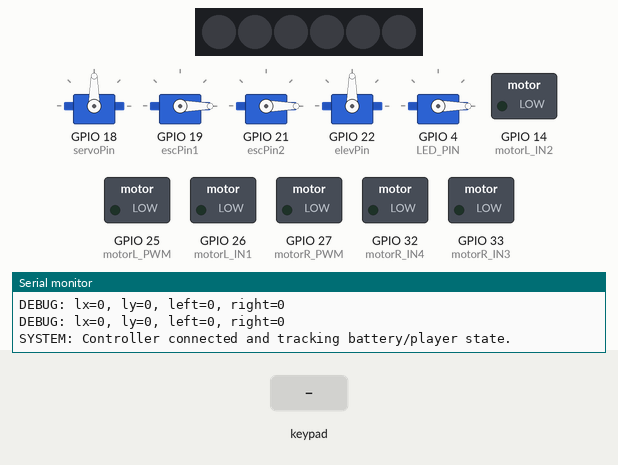
Bench run of a program on a simulated ESP32. Parts: 6 RGB LEDs in strip order, left to right, 5 × servo, switched loads named in the program (green lamp = pin HIGH), the last lines printed to the serial monitor. The test bench sets the inputs (shaded band). Nothing arrives over Bluetooth unless stated.

Above: at 4.3 s.
4.4 s: key 'O' pressed
At 6.11 s:
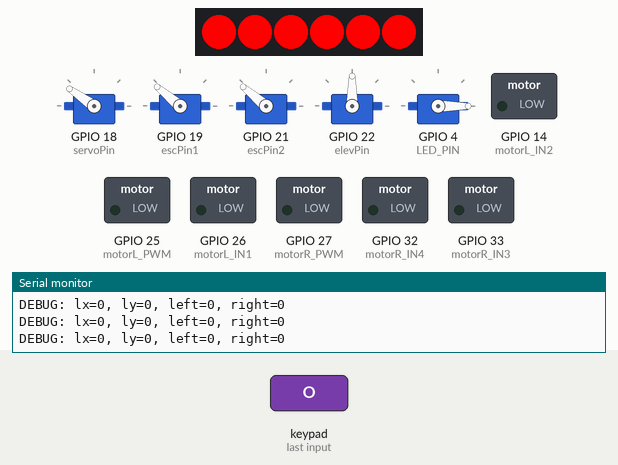
7.4 s: key 'T' pressed
At 8.3 s:
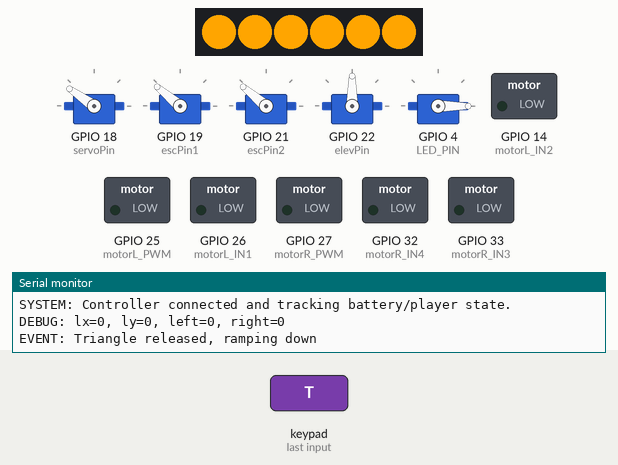
10.0 s: key 'S' pressed
At 11.1 s:
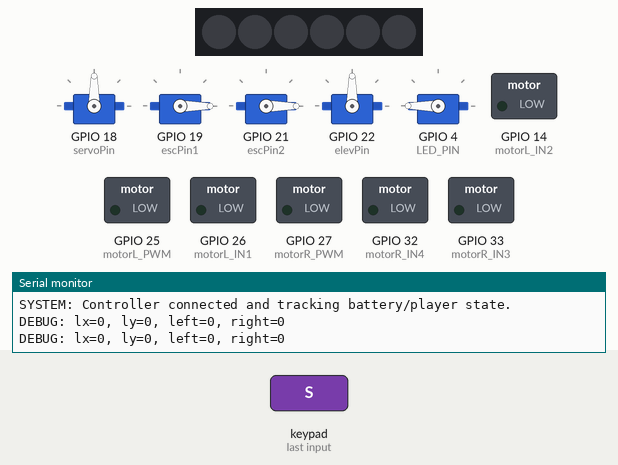
11.5 s: key 'O' pressed
At 13.22 s:
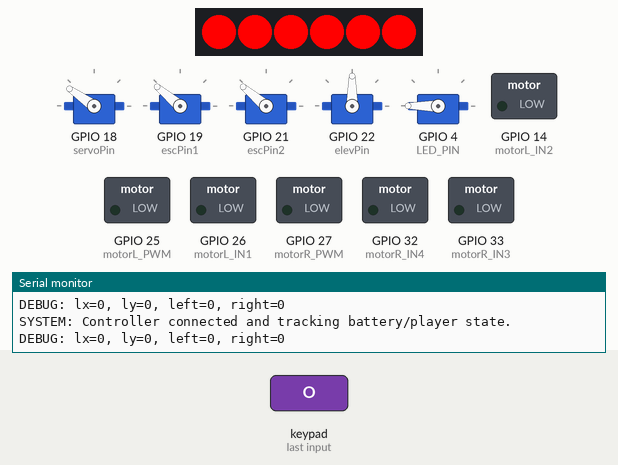
Timing chart, 0 to 16.9 s (numbered marks = the images above; inputs shaded):
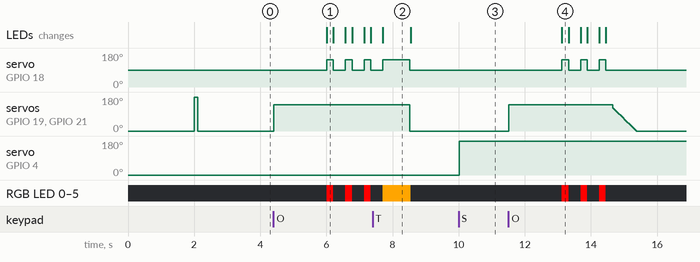

Measured:
- after the input at 4.4 s, servo on GPIO 18 (servoPin): alternates 145° for 0.20 s and 90° for 0.36 s, starting after 1.6 s; servo on GPIO 19 (escPin1), servo on GPIO 21 (escPin2): 0° → 140° at once; RGB LED 0–5: alternates RGB(255, 0, 0) for 0.20 s and off for 0.36 s, starting after 1.6 s; the LEDs: change after 1.6 s (image 1)
- after the input at 7.4 s, servo on GPIO 18 (servoPin): 90° → 145° after 0.31 s, → 90° 0.82 s later; RGB LED 0–5: off → RGB(255, 165, 0) after 0.31 s, → off 0.85 s later; the LEDs: change after 0.31 s (image 2)
- after the input at 10.0 s, servo on GPIO 4 (LED_PIN): 0° → 180° at once
- after the input at 11.5 s, servo on GPIO 18 (servoPin): alternates 145° for 0.20 s and 90° for 0.36 s, 6 changes in all, then stays 90°, starting after 1.6 s; RGB LED 0–5: alternates RGB(255, 0, 0) for 0.20 s and off for 0.36 s, 6 changes in all, then stays off, starting after 1.6 s; the LEDs: change after 1.6 s (image 4)
- what the display in image 2 shows lasts 0.9 s, from 7.7 s to 8.6 s

The program:

main.cpp
```cpp
// PS3 Controlled Tank with Servo and ESCs. with 3 rates of fire. single shot, burst, and auto. Usign FastLED to simulate a muzzle flash.
#include <Arduino.h>
#include <Ps3Controller.h>
#include <ESP32Servo.h>
#include <FastLED.h>

#define NUM_LEDS 6
#define DATA_PIN 2 // Muzzle LED's

CRGB leds[NUM_LEDS];

// --- PIN ASSIGNMENTS ---
const int motorL_PWM = 25;
const int motorR_PWM = 27;
const int motorL_IN1 = 26;
const int motorL_IN2 = 14;
const int motorR_IN3 = 33;
const int motorR_IN4 = 32;

const int servoPin = 18;
const int escPin1 = 19;
const int escPin2 = 21;
const int elevPin = 22;
const int LED_PIN = 4;

const uint32_t SERIAL_LOG_INTERVAL_MS = 250;
const uint32_t AUTO_FIRE_INTERVAL_MS = 15; // Extra pause after each complete shot cycle
const uint32_t ESC_SPINUP_DELAY_MS = 1500; // Let flywheels reach speed before loading
const uint32_t SHOOT_PULSE_MS = 200; // Time held at 145 degrees
const uint32_t SERVO_RETURN_SETTLE_MS = 200; // Time held at 90 degrees
const uint32_t TRACTION_LOG_INTERVAL_MS = 1000;

enum FireMode {
    FIRE_MODE_NONE,
    FIRE_MODE_SINGLE,
    FIRE_MODE_BURST,
    FIRE_MODE_AUTO
};

bool lastSquareState = false;
bool ledStateOn = false;
FireMode activeFireMode = FIRE_MODE_NONE;
bool outputsInitialized = false;
uint8_t burstShotsFired = 0;
uint32_t nextShotAtMs = 0;
uint32_t lastSerialLogMs = 0;
uint32_t lastControllerStatusLogMs = 0;
uint8_t lastBatteryState = 255;

Servo myServo, myESC1, myESC2, elevServo, ledDriverBoard;
float elevPos = 90.0f;
const float elevMin = 45.0f;
const float elevMax = 135.0f;
const float moveSpeed = 0.6f;

void setLedStrip(CRGB color) {// muzzle flash
    fill_solid(leds, NUM_LEDS, color);
    FastLED.show();
}

void driveMotor(const char* side, int pwmPin, int in1, int in2, int speed) {
    (void)side;
    const int deadzone = 20;
    const int finalPWM = map(abs(speed), 0, 128, 0, 255);

    if (abs(speed) < deadzone) {
        analogWrite(pwmPin, 0);
        digitalWrite(in1, LOW);
        digitalWrite(in2, LOW);
        return;
    }

    analogWrite(pwmPin, finalPWM);

    if (speed > 0) {
        digitalWrite(in1, HIGH);
        digitalWrite(in2, LOW);
    } else {
        digitalWrite(in1, LOW);
        digitalWrite(in2, HIGH);
    }
}

void stopDriveMotors() {
    analogWrite(motorL_PWM, 0);
    analogWrite(motorR_PWM, 0);
    digitalWrite(motorL_IN1, LOW);
    digitalWrite(motorL_IN2, LOW);
    digitalWrite(motorR_IN3, LOW);
    digitalWrite(motorR_IN4, LOW);
}

void stopAllSystems() {
    stopDriveMotors();
    if (outputsInitialized) {
        myServo.write(90); // return load arm to ready
        elevServo.write(100); // barrell to level
        myESC1.write(0); // ESC's to stopped
        myESC2.write(0); // ESC's to stopped
        setLedStrip(CRGB::Black);
    }
    activeFireMode = FIRE_MODE_NONE;
    burstShotsFired = 0;
}

void rampEscsDown(int startValue, int stepSize, int stepDelayMs) {
    for (int s = startValue; s >= 0; s -= stepSize) {
        myESC1.write(s);
        myESC2.write(s);
        delay(stepDelayMs);
    }
}

void armEscs() {
    myESC1.write(140);
    myESC2.write(140);
    delay(100);
}

void updateBatteryStatus() {
    if (!Ps3.isConnected()) {
        return;
    }

    const uint8_t battery = Ps3.data.status.battery;
    if (battery == lastBatteryState) {
        return;
    }

    lastBatteryState = battery;
    Ps3.setPlayer(1);

    Serial.print("Controller battery: ");
    switch (battery) {
        case ps3_status_battery_charging:
            Serial.println("charging");
            break;
        case ps3_status_battery_full:
            Serial.println("FULL");
            break;
        case ps3_status_battery_high:
            Serial.println("HIGH");
            break;
        case ps3_status_battery_low:
            Serial.println("LOW");
            break;
        case ps3_status_battery_dying:
            Serial.println("DYING");
            Ps3.setRumble(100.0, 1000);
            break;
        default:
            Serial.println("unknown");
            break;
    }

    if (battery != ps3_status_battery_dying) {
        Ps3.setRumble(0.0, 0);
    }
}

void handleSquareButton() {// this doesn't work the LED's stay on all the time need to remove this and its dependancies
    const bool currentSquareState = Ps3.data.button.square;// this doesn't work the LED's stay on all the time need to remove this and its dependancies
    if (currentSquareState && !lastSquareState) {// this doesn't work the LED's stay on all the time need to remove this and its dependancies
        ledStateOn = !ledStateOn;// this doesn't work the LED's stay on all the time need to remove this and its dependancies
        ledDriverBoard.writeMicroseconds(ledStateOn ? 2000 : 1000); // this doesn't work the LED's stay on all the time need to remove this and its dependancies
    }
    lastSquareState = currentSquareState; // this doesn't work the LED's stay on all the time need to remove this and its dependancies
}

void fireShot(CRGB color) {
    myServo.write(145); // extend load arm
    setLedStrip(color);
    delay(SHOOT_PULSE_MS);

    myServo.write(90); // return load arm to ready
    setLedStrip(CRGB::Black);
    delay(SERVO_RETURN_SETTLE_MS); // not sure what this is..
}

void cancelActiveFireMode() {
    activeFireMode = FIRE_MODE_NONE;
    burstShotsFired = 0;
    myServo.write(90); //return load arm to ready
    setLedStrip(CRGB::Black);
}

void startFireMode(FireMode mode) {
    if (!Ps3.isConnected()) {
        return;
    }

    activeFireMode = mode;
    burstShotsFired = 0;
    stopDriveMotors();
    armEscs();
    nextShotAtMs = millis() + ESC_SPINUP_DELAY_MS;

    switch (mode) {
        case FIRE_MODE_SINGLE:
            Serial.println("EVENT: Cross fired (single shot)");
            break;
        case FIRE_MODE_BURST:
            Serial.println("EVENT: Circle fired (three shots)");
            break;
        case FIRE_MODE_AUTO:
            Serial.println("EVENT: Triangle full auto armed");
            break;
        default:
            break;
    }
}

void updateFireMode() {
    if (!Ps3.isConnected() || activeFireMode == FIRE_MODE_NONE) {
        return;
    }

    const uint32_t now = millis();

    if (activeFireMode == FIRE_MODE_SINGLE) {
        if (now >= nextShotAtMs) {
            fireShot(CRGB::Yellow);
            rampEscsDown(120, 5, 30); //slowing the ESC's down preventing induction loads.
            activeFireMode = FIRE_MODE_NONE;
        }
        return;
    }

    if (activeFireMode == FIRE_MODE_BURST) {
        if (now >= nextShotAtMs) {
            fireShot(CRGB::Red);
            burstShotsFired++;
            nextShotAtMs = millis() + 160;// what does this do? is it a pause between shots?

            if (burstShotsFired >= 3) {
                rampEscsDown(120, 5, 30);//slowing the ESC's down preventing induction loads
                activeFireMode = FIRE_MODE_NONE;
            }
        }
        return;
    }

    if (activeFireMode == FIRE_MODE_AUTO) {
        if (now >= nextShotAtMs) {
            fireShot(CRGB::Orange);
            nextShotAtMs = millis() + AUTO_FIRE_INTERVAL_MS;
        }
    }
}

void notify() {
    if (Ps3.event.button_down.cross) {
        startFireMode(FIRE_MODE_SINGLE);
    }

    if (Ps3.event.button_down.circle) {
        startFireMode(FIRE_MODE_BURST);
    }

    if (Ps3.event.button_down.triangle) {
        startFireMode(FIRE_MODE_AUTO);
    }

    if (Ps3.event.button_up.triangle) {
        Serial.println("EVENT: Triangle released, ramping down");
        cancelActiveFireMode();
        rampEscsDown(120, 5, 30); // slowing the ESC's down preventing a large induction load
    }

    updateBatteryStatus();
}

void onConnect() {
    Serial.println("SYSTEM: PS3 Controller Connected!");
    Ps3.setPlayer(1);
    updateBatteryStatus();
}

void onDisconnect() {
    Serial.println("SAFETY: Controller disconnected; all outputs stopped");
    stopAllSystems();
}

void setup() {
    Serial.begin(115200);
//these pins go to the LM298N motor driver board.
    pinMode(motorL_PWM, OUTPUT);
    pinMode(motorL_IN1, OUTPUT);
    pinMode(motorL_IN2, OUTPUT);
    pinMode(motorR_PWM, OUTPUT);
    pinMode(motorR_IN3, OUTPUT);
    pinMode(motorR_IN4, OUTPUT);

    FastLED.addLeds<WS2812B, DATA_PIN, GRB>(leds, NUM_LEDS);// muzzle flash
    FastLED.setBrightness(255);
    setLedStrip(CRGB::Black);

    digitalWrite(motorL_IN1, LOW);
    digitalWrite(motorL_IN2, LOW);
    digitalWrite(motorR_IN3, LOW);
    digitalWrite(motorR_IN4, LOW);
    analogWrite(motorL_PWM, 0);
    analogWrite(motorR_PWM, 0);

    ESP32PWM::allocateTimer(0);
    ESP32PWM::allocateTimer(1);
    ESP32PWM::allocateTimer(2);
    ESP32PWM::allocateTimer(3);
// The ESC are driving drone motors.
    myServo.attach(servoPin, 500, 2400);
    myESC1.attach(escPin1, 1000, 2000);
    myESC2.attach(escPin2, 1000, 2000);
    elevServo.attach(elevPin, 500, 2400);
// The LED driver board is for headlights. They stay on all the time.
    ledDriverBoard.attach(LED_PIN, 1000, 2000);
    ledDriverBoard.writeMicroseconds(1000);

    myESC1.write(0);
    myESC2.write(0);
    delay(2000);

    myESC1.write(180);
    myESC2.write(180);
    delay(100);

    myESC1.write(0);
    myESC2.write(0);
    delay(1000);

    Serial.println("SYSTEM: ESCs armed");
    myServo.write(90);
    elevServo.write(90);
    setLedStrip(CRGB::Black);
    outputsInitialized = true;

    Ps3.attach(notify);
    Ps3.attachOnConnect(onConnect);
    Ps3.attachOnDisconnect(onDisconnect);
    Ps3.begin("38:4f:f0:00:e8:0a");
}

void loop() {
    if (!Ps3.isConnected()) {
        static unsigned long lastMsg = 0;
        if (millis() - lastMsg > 2000) {
            Serial.println("SYSTEM: Searching for Controller...");
            lastMsg = millis();
        }
        stopAllSystems();
        return;
    }

    handleSquareButton();

    const int lx = Ps3.data.analog.stick.lx;
    const int ly = -Ps3.data.analog.stick.ly;
    const int leftSpeed = constrain(ly + lx, -128, 128);
    const int rightSpeed = constrain(ly - lx, -128, 128);

    if (millis() - lastSerialLogMs > SERIAL_LOG_INTERVAL_MS) {
        Serial.printf("DEBUG: lx=%d, ly=%d, left=%d, right=%d\n", lx, ly, leftSpeed, rightSpeed);
        lastSerialLogMs = millis();
    }

    driveMotor("LEFT", motorL_PWM, motorL_IN1, motorL_IN2, leftSpeed);
    driveMotor("RIGHT", motorR_PWM, motorR_IN3, motorR_IN4, rightSpeed);

    const int ry = Ps3.data.analog.stick.ry;
    if (abs(ry) > 10) {
        elevPos -= (ry / 128.0f) * moveSpeed;
        elevPos = constrain(elevPos, elevMin, elevMax);
        elevServo.write((int)elevPos);
    }

    updateFireMode();
    updateBatteryStatus();

    if (millis() - lastControllerStatusLogMs > TRACTION_LOG_INTERVAL_MS) {
        Serial.println("SYSTEM: Controller connected and tracking battery/player state.");
        lastControllerStatusLogMs = millis();
    }

    delay(10);
}
```
